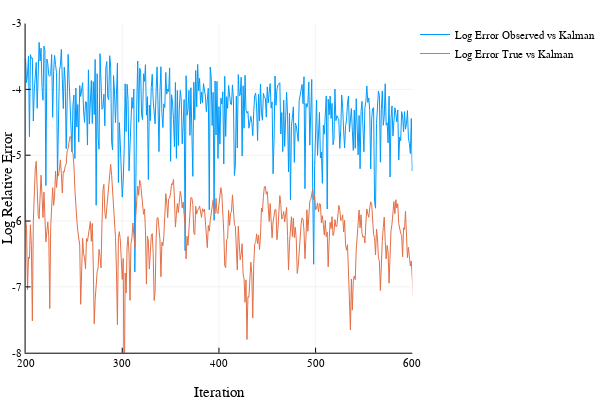

Write notebook code for a chart like this one.
### Markdown cell above
## Looking at the Relative Error

### Code cell
errorTrueKalman = (sqrt.(sum((XTOut - XKOut).^2,dims=1))./sum(abs.(XKOut),dims=1))';
errorObservedKalman = (sqrt.(sum((YOut - XKOut[1:2,:]).^2,dims=1))./sum(abs.(YOut),dims=1))';

plot(log.(errorObservedKalman),label="Log Error Observed vs Kalman",xlim=(200,600))
plot!(log.(errorTrueKalman),label="Log Error True vs Kalman",xlim=(200,600),ylim=(-8,-3),xlabel="Iteration",ylabel="Log Relative Error")

### Figure 1 — Plotly figure (JSON) as saved in the notebook; plotly's stock layout.template omitted (floating-point values rounded to 4 significant figures; data arrays with more than 128 entries replaced by an {"elided": "..."} marker saying what was removed)
{"data": [{"colorbar": {"title": ""}, "hoverinfo": "text", "legendgroup": "Log Error Observed vs Kalman", "line": {"color": "rgba(0, 154, 250, 1.000)", "dash": "solid", "shape": "linear", "width": 1}, "mode": "lines", "name": "Log Error Observed vs Kalman", "showlegend": true, "text": {"elided": "1199 null values"}, "type": "scatter", "x": {"elided": "1199 int values"}, "xaxis": "x1", "y": {"elided": "1199 float values"}, "yaxis": "y1", "zmax": null, "zmin": null}, {"colorbar": {"title": ""}, "hoverinfo": "text", "legendgroup": "Log Error True vs Kalman", "line": {"color": "rgba(227, 111, 71, 1.000)", "dash": "solid", "shape": "linear", "width": 1}, "mode": "lines", "name": "Log Error True vs Kalman", "showlegend": true, "text": {"elided": "1200 null values"}, "type": "scatter", "x": {"elided": "1200 int values"}, "xaxis": "x1", "y": {"elided": "1200 float values"}, "yaxis": "y1", "zmax": null, "zmin": null}], "layout": {"annotations": [], "height": 400, "legend": {"bgcolor": "rgba(255, 255, 255, 1.000)", "bordercolor": "rgba(0, 0, 0, 1.000)", "font": {"color": "rgba(0, 0, 0, 1.000)", "family": "sans-serif", "size": 11}, "tracegroupgap": 0, "x": 1, "y": 1}, "margin": {"b": 20, "l": 0, "r": 0, "t": 20}, "paper_bgcolor": "rgba(255, 255, 255, 1.000)", "plot_bgcolor": "rgba(255, 255, 255, 1.000)", "showlegend": true, "width": 600, "xaxis": {"anchor": "y1", "domain": [0.06165, 0.9934], "gridcolor": "rgba(0, 0, 0, 0.100)", "gridwidth": 0.5, "linecolor": "rgba(0, 0, 0, 1.000)", "mirror": false, "range": [200, 600], "showgrid": true, "showline": true, "showticklabels": true, "tickangle": 0, "tickcolor": "rgb(0, 0, 0)", "tickfont": {"color": "rgba(0, 0, 0, 1.000)", "family": "sans-serif", "size": 11}, "tickmode": "array", "ticks": "inside", "ticktext": ["200", "300", "400", "500", "600"], "tickvals": [200, 300, 400, 500, 600], "title": "Iteration", "titlefont": {"color": "rgba(0, 0, 0, 1.000)", "family": "sans-serif", "size": 15}, "type": "-", "visible": true, "zeroline": false, "zerolinecolor": "rgba(0, 0, 0, 1.000)"}, "yaxis": {"anchor": "x1", "domain": [0.07581, 0.9902], "gridcolor": "rgba(0, 0, 0, 0.100)", "gridwidth": 0.5, "linecolor": "rgba(0, 0, 0, 1.000)", "mirror": false, "range": [-8, -3], "showgrid": true, "showline": true, "showticklabels": true, "tickangle": 0, "tickcolor": "rgb(0, 0, 0)", "tickfont": {"color": "rgba(0, 0, 0, 1.000)", "family": "sans-serif", "size": 11}, "tickmode": "array", "ticks": "inside", "ticktext": ["-8", "-7", "-6", "-5", "-4", "-3"], "tickvals": [-8, -7, -6, -5, -4, -3], "title": "Log Relative Error", "titlefont": {"color": "rgba(0, 0, 0, 1.000)", "family": "sans-serif", "size": 15}, "type": "-", "visible": true, "zeroline": false, "zerolinecolor": "rgba(0, 0, 0, 1.000)"}}}
